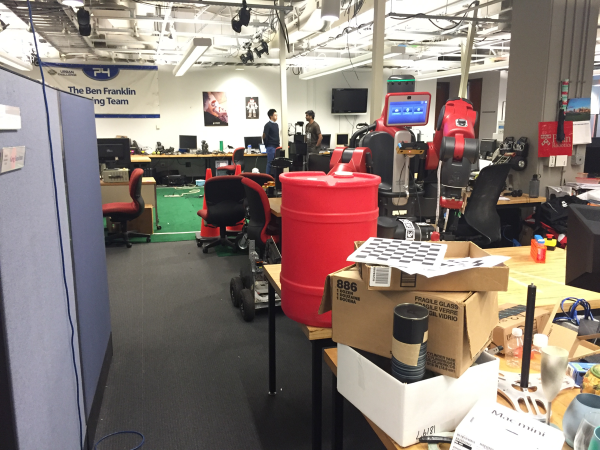
#> input picture Test_Set/001.png, 1200 x 900 px (shown at 1/2 size)
$ jupyter execute --allow-errors testScriptManual.ipynb   (shell and % lines are left out)
#> lines starting #> are read from the running program, lines starting #| are printed output that depends on the picture
[cell 1]

from matplotlib import pyplot as plt
from matplotlib import patches as mpatches
import cv2
from skimage import data, util
from skimage.measure import label, regionprops
import numpy as np
import math
import os

[cell 2]
def muCalculator(pointsArray):
    mu = np.mean(pointsArray, axis=0)
    return mu

def sigmaCovCalculator(pointsArray):
    mu = muCalculator(pointsArray)
    sigma = (1/pointsArray.shape[0]) * np.dot((pointsArray - mu).T , (pointsArray - mu))
    return sigma

def gaussian(pointsArray, mu, sigma):
    gaussian = np.zeros((pointsArray.shape[0],1))
    for pointIndex, point in enumerate(pointsArray):
        difference = (point-mu).T
        multiplier = 1/ ( math.pow((2*math.pi),(3/2)) * (math.pow( np.linalg.det(sigma) , (1/2) ) ) )
        exponent = math.exp(-0.5 * np.dot(np.dot( difference.T, np.linalg.inv(sigma)), difference ))
        output = multiplier * exponent
        gaussian[pointIndex] = output
    return gaussian

def calculateGMMProbabilities(inputImage, clusters):
    GMMOutput = np.zeros((inputImage.shape[0], 1))
    for cluster in clusters:
        simpleGaussianOutput = gaussian(inputImage, cluster["mu"], cluster["sigma"])
        GMMOutput = GMMOutput + ((1/clusters.shape[0]) * simpleGaussianOutput)
    return GMMOutput

#> (a cell that did not finish here is left out)

### Image 001

[cell 4]
print("Calculating probabilities for file: 001.png...")
# Reading images as RGB and HSV
img_RGB = cv2.cvtColor( cv2.imread("Test_Set/001.png", 1) , cv2.COLOR_BGR2RGB)
img_HSV = cv2.cvtColor( cv2.imread("Test_Set/001.png", 1) , cv2.COLOR_BGR2HSV)
#> img_HSV: shape (900, 1200, 3); mean H, S, V 58.3, 48.6, 143.9
img_dim = img_RGB.shape[0]*img_RGB.shape[1]
#> img_dim = 1080000

# make sure the input image is reshaped and normalized
input_image = img_HSV.reshape(img_dim, 3)
input_image = input_image[input_image.sum(axis=(1)) != 0]/255

# do the same to RGB version for plotting later
input_image_RGB = img_RGB.reshape(img_dim, 3)
input_image_RGB = input_image_RGB[input_image_RGB.sum(axis=(1)) != 0]/255

# calculate GMM probabilities
#> (the rest of this cell did not finish here and is left out)

### Image 002

[cell 5]
print("Calculating probabilities for file: 002.png...")
# Reading images as RGB and HSV
img_RGB = cv2.cvtColor( cv2.imread("Test_Set/002.png", 1) , cv2.COLOR_BGR2RGB)
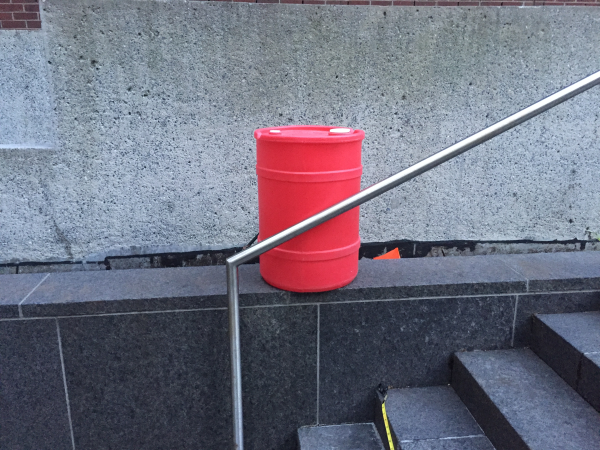
#> input picture Test_Set/002.png, 1200 x 900 px (shown at 1/2 size)
img_HSV = cv2.cvtColor( cv2.imread("Test_Set/002.png", 1) , cv2.COLOR_BGR2HSV)
#> img_HSV: shape (900, 1200, 3); mean H, S, V 113, 61.5, 136.1
img_dim = img_RGB.shape[0]*img_RGB.shape[1]

# make sure the input image is reshaped and normalized
input_image = img_HSV.reshape(img_dim, 3)
input_image = input_image[input_image.sum(axis=(1)) != 0]/255

# do the same to RGB version for plotting later
input_image_RGB = img_RGB.reshape(img_dim, 3)
input_image_RGB = input_image_RGB[input_image_RGB.sum(axis=(1)) != 0]/255

# calculate GMM probabilities
#> (the rest of this cell did not finish here and is left out)

### Image 003

[cell 6]
print("Calculating probabilities for file: 003.png...")
# Reading images as RGB and HSV
img_RGB = cv2.cvtColor( cv2.imread("Test_Set/003.png", 1) , cv2.COLOR_BGR2RGB)
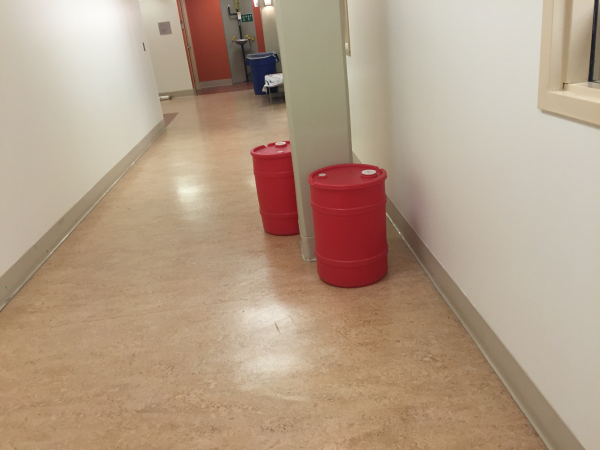
#> input picture Test_Set/003.png, 1200 x 900 px (shown at 1/2 size)
img_HSV = cv2.cvtColor( cv2.imread("Test_Set/003.png", 1) , cv2.COLOR_BGR2HSV)
#> img_HSV: shape (900, 1200, 3); mean H, S, V 24.2, 68.3, 179
img_dim = img_RGB.shape[0]*img_RGB.shape[1]

# make sure the input image is reshaped and normalized
input_image = img_HSV.reshape(img_dim, 3)
input_image = input_image[input_image.sum(axis=(1)) != 0]/255

# do the same to RGB version for plotting later
input_image_RGB = img_RGB.reshape(img_dim, 3)
input_image_RGB = input_image_RGB[input_image_RGB.sum(axis=(1)) != 0]/255

# calculate GMM probabilities
#> (the rest of this cell did not finish here and is left out)

### Image 004

[cell 7]
print("Calculating probabilities for file: 004.png...")
# Reading images as RGB and HSV
img_RGB = cv2.cvtColor( cv2.imread("Test_Set/004.png", 1) , cv2.COLOR_BGR2RGB)
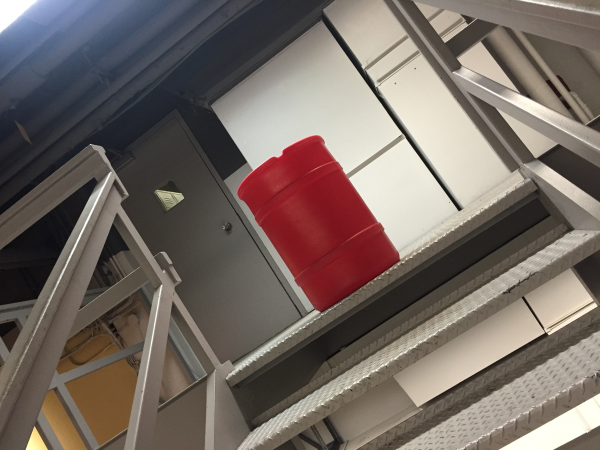
#> input picture Test_Set/004.png, 1200 x 900 px (shown at 1/2 size)
img_HSV = cv2.cvtColor( cv2.imread("Test_Set/004.png", 1) , cv2.COLOR_BGR2HSV)
#> img_HSV: shape (900, 1200, 3); mean H, S, V 43.4, 54.4, 120.5
img_dim = img_RGB.shape[0]*img_RGB.shape[1]

# make sure the input image is reshaped and normalized
input_image = img_HSV.reshape(img_dim, 3)
input_image = input_image[input_image.sum(axis=(1)) != 0]/255

# do the same to RGB version for plotting later
input_image_RGB = img_RGB.reshape(img_dim, 3)
input_image_RGB = input_image_RGB[input_image_RGB.sum(axis=(1)) != 0]/255

# calculate GMM probabilities
#> (the rest of this cell did not finish here and is left out)

### Image 005

[cell 8]
print("Calculating probabilities for file: 005.png...")
# Reading images as RGB and HSV
img_RGB = cv2.cvtColor( cv2.imread("Test_Set/005.png", 1) , cv2.COLOR_BGR2RGB)
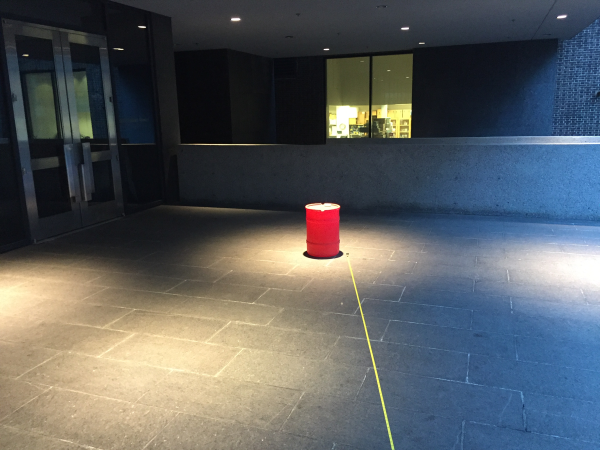
#> input picture Test_Set/005.png, 1200 x 900 px (shown at 1/2 size)
img_HSV = cv2.cvtColor( cv2.imread("Test_Set/005.png", 1) , cv2.COLOR_BGR2HSV)
#> img_HSV: shape (900, 1200, 3); mean H, S, V 79.6, 83.2, 111.8
img_dim = img_RGB.shape[0]*img_RGB.shape[1]

# make sure the input image is reshaped and normalized
input_image = img_HSV.reshape(img_dim, 3)
input_image = input_image[input_image.sum(axis=(1)) != 0]/255

# do the same to RGB version for plotting later
input_image_RGB = img_RGB.reshape(img_dim, 3)
input_image_RGB = input_image_RGB[input_image_RGB.sum(axis=(1)) != 0]/255

# calculate GMM probabilities
#> (the rest of this cell did not finish here and is left out)

### Image 006

[cell 9]
print("Calculating probabilities for file: 006.png...")
# Reading images as RGB and HSV
img_RGB = cv2.cvtColor( cv2.imread("Test_Set/006.png", 1) , cv2.COLOR_BGR2RGB)
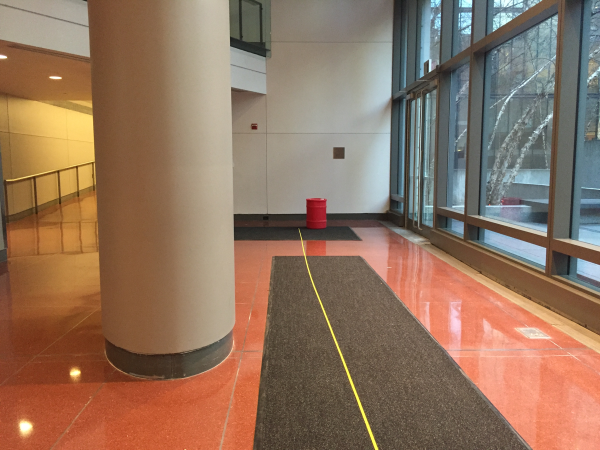
#> input picture Test_Set/006.png, 1200 x 900 px (shown at 1/2 size)
img_HSV = cv2.cvtColor( cv2.imread("Test_Set/006.png", 1) , cv2.COLOR_BGR2HSV)
#> img_HSV: shape (900, 1200, 3); mean H, S, V 29.2, 96, 149.1
img_dim = img_RGB.shape[0]*img_RGB.shape[1]

# make sure the input image is reshaped and normalized
input_image = img_HSV.reshape(img_dim, 3)
input_image = input_image[input_image.sum(axis=(1)) != 0]/255

# do the same to RGB version for plotting later
input_image_RGB = img_RGB.reshape(img_dim, 3)
input_image_RGB = input_image_RGB[input_image_RGB.sum(axis=(1)) != 0]/255

# calculate GMM probabilities
#> (the rest of this cell did not finish here and is left out)
